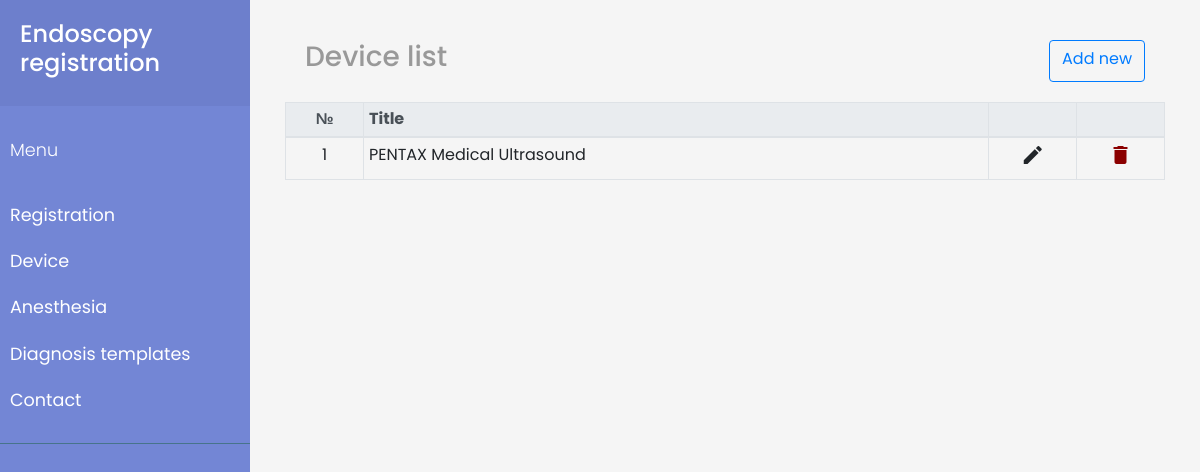
Before: /templates/device with the older database file.
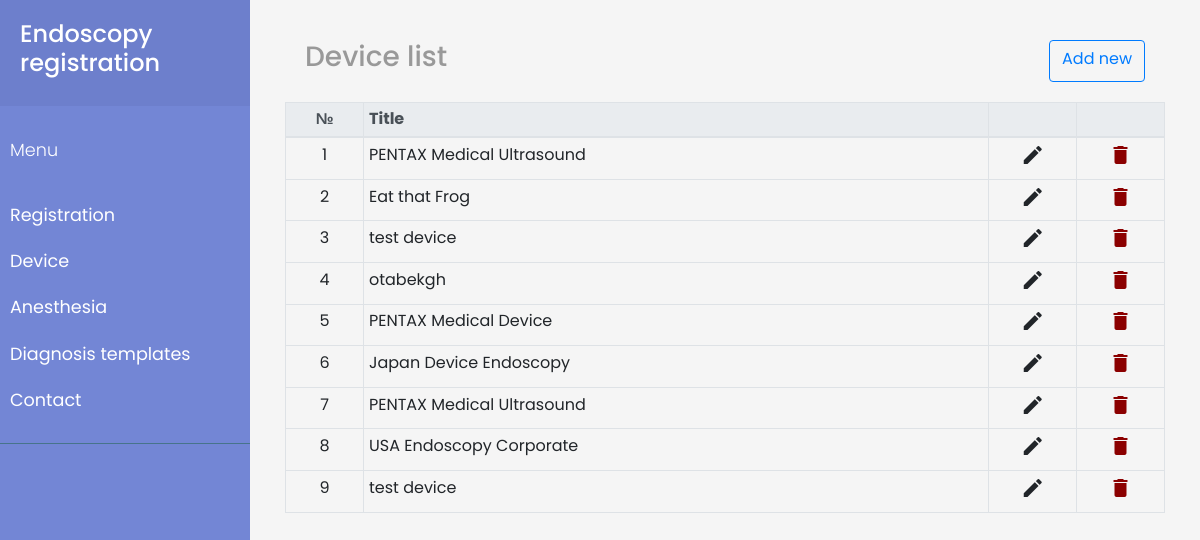
After: the same page with the newer database file.
### endostemplates/models.py (models this page shows)
class Device(models.Model):
    name = models.CharField(max_length=255)

### endostemplates/views.py (the view)
# urls.py: path('device', views.IndexTemplateView.as_view(), name='device_page'),
class IndexTemplateView(generic.ListView):
    template_name = 'device_list.html'
    def get_queryset(self):
        return Device.objects.all()

### endostemplates/templates/device_list.html
{% extends 'base.html' %}
{% block content_list %}
<div class="col-12">
<div style="display: flex; justify-content: space-between; margin: 20px;">
    <p class="h3"> Device list </p>
    <a href="device/new" class="btn btn-outline-primary"> Add new </a>
</div>
    <table class="table table-bordered table-sm">
      <thead class="thead-light">
        <tr>
          <th scope="col" class="text-center">№</th>
          <th scope="col">Title</th>
          <th></th>
          <th></th>
        </tr>
      </thead>
      <tbody>
    {% for instance in object_list %}
        <tr>
             <td class="text-center">{{ instance.id }}</td>
             <td> <a href='{{ request.path }}/update/{{ instance.id }}'>{{ instance.name }}</a> </td>
             <td style="text-align: center; width: 10%;"> <a href="{{ request.path }}/update/{{ instance.id }}"><i class="material-icons">&#xE254;</i></a> </td>
             <td style="text-align: center; width: 10%;"> <a href="{{ request.path }}/delete/{{ instance.id }}" style="color: darkred"><i class="material-icons">&#xE872;</i></a> </td>
        </tr>
    {% endfor %}
      </tbody>
    </table>
</div>
{% endblock %}

### templates/base.html (shortened to what this page needs)
{% load static %}
<!Doctype html>
<html lang="en">
  <head>
    <link href="{% static 'css/bootstrap.min.css' %}" rel="stylesheet">
    {% load static %}
    <link rel="stylesheet" href="{% static '/css/style.css' %}">
  </head>
  <body>
        <div class="wrapper">
        <nav id="sidebar">
            <div class="sidebar-header">
                <h4>Endoscopy registration</h4>
            </div>
            <ul class="list-unstyled components">
                <p>Menu</p>
                <li>
                    <a href="#">Registration</a>
                </li>
                <li>
                    <a href="/templates/device">Device</a>
                </li>
                <li>
                    <a href="/templates/anesthesia">Anesthesia</a>
                </li>
                <li>
                    <a href="/templates/diagnosistemplates">Diagnosis templates</a>
                </li>
                <li>
                    <a href="#">Contact</a>
                </li>
            </ul>
        </nav>
        <div id="content" style="background: whitesmoke;">
            {% block content_list %}{% endblock %}
        </div>
    </div>
  </body>
</html>

### static/css/style.css (style rules this page uses)
body { font-family: 'Poppins', sans-serif; background: #fafafa; }
p { font-family: 'Poppins', sans-serif; font-size: 1.1em; font-weight: 300; line-height: 1.7em; color: #999; }
a, a:hover, a:focus { color: inherit; text-decoration: none; transition: all 0.3s; }
.wrapper { display: flex; width: 100%; align-items: stretch; }
#sidebar { min-width: 250px; max-width: 250px; background: #7386D5; color: #fff; transition: all 0.3s; }
#sidebar .sidebar-header { padding: 20px; background: #6d7fcc; }
#sidebar ul.components { padding: 20px 0; border-bottom: 1px solid #47748b; }
#sidebar ul p { color: #fff; padding: 10px; }
#sidebar ul li a { padding: 10px; font-size: 1.1em; display: block; }
#content { width: 100%; padding: 20px; min-height: 100vh; transition: all 0.3s; }

Changed rows visible on the page:
added Device: id "2", name "Eat that Frog"
added Device: id "3", name "test device"
added Device: id "4", name "otabekgh"
added Device: id "5", name "PENTAX Medical Device"
added Device: id "6", name "Japan Device Endoscopy"
added Device: id "7", name "PENTAX Medical Ultrasound"
added Device: id "8", name "USA Endoscopy Corporate"
added Device: id "9", name "test device"
